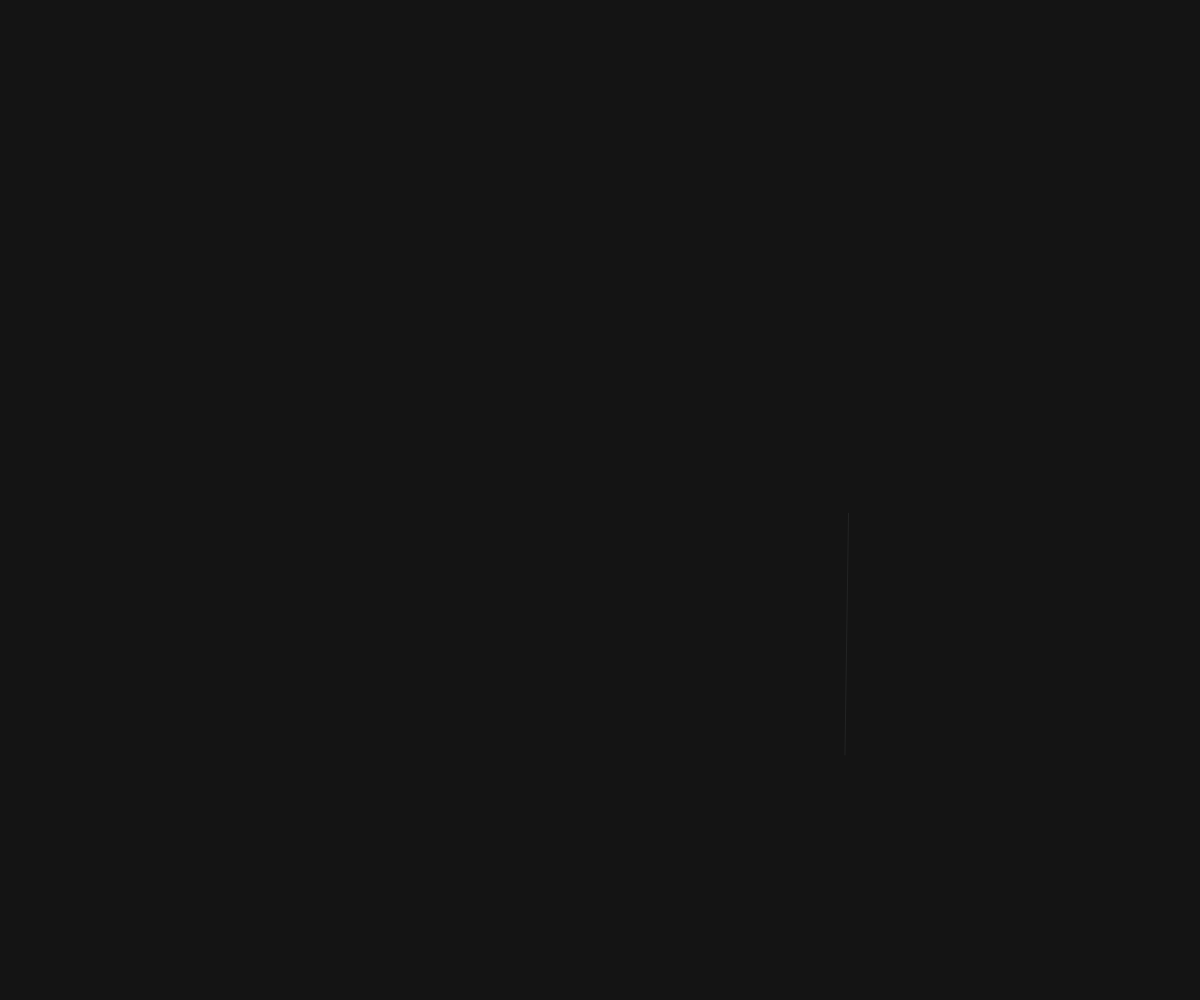
Frame 1 (no input)
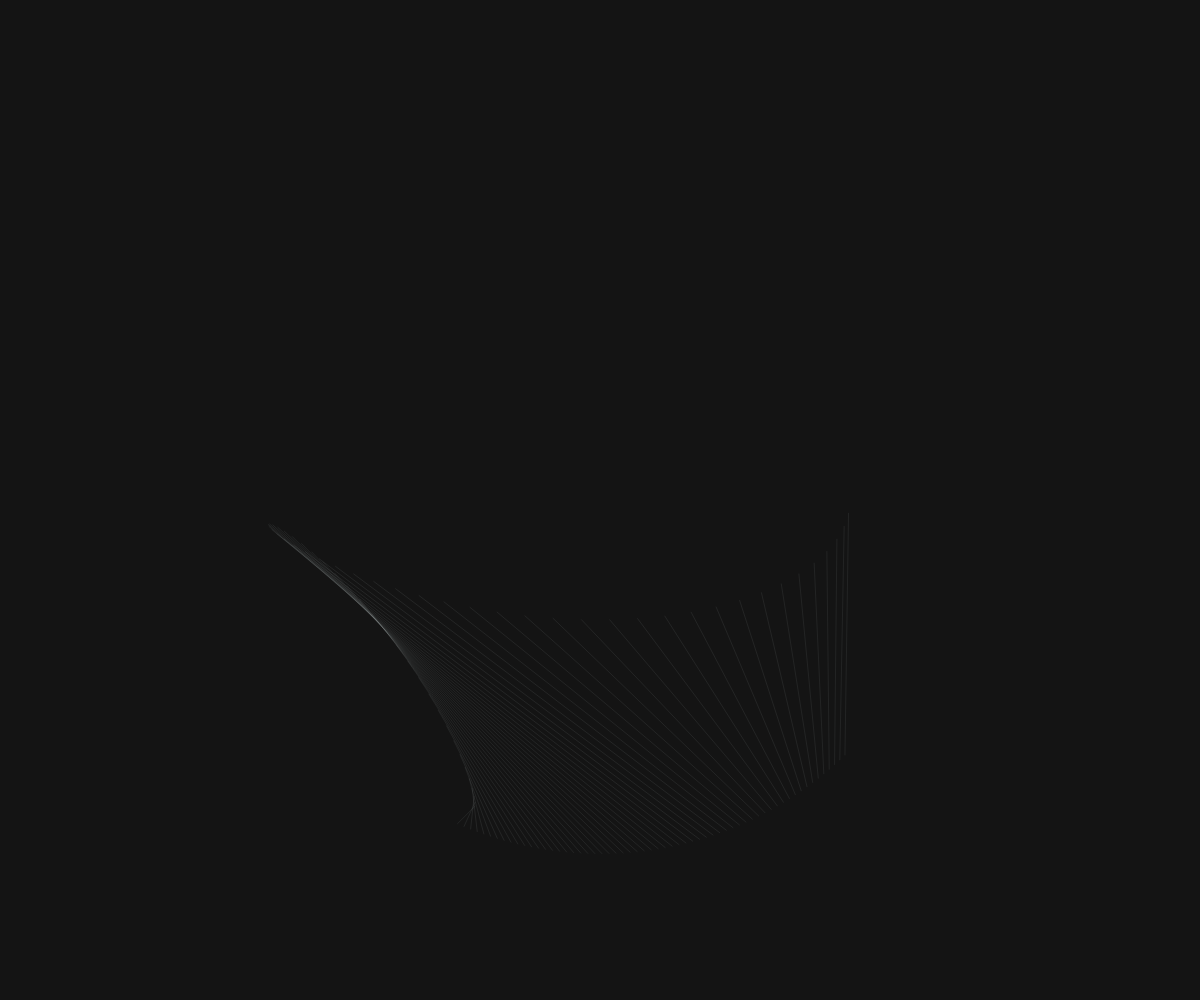
Frame 60 (no input)
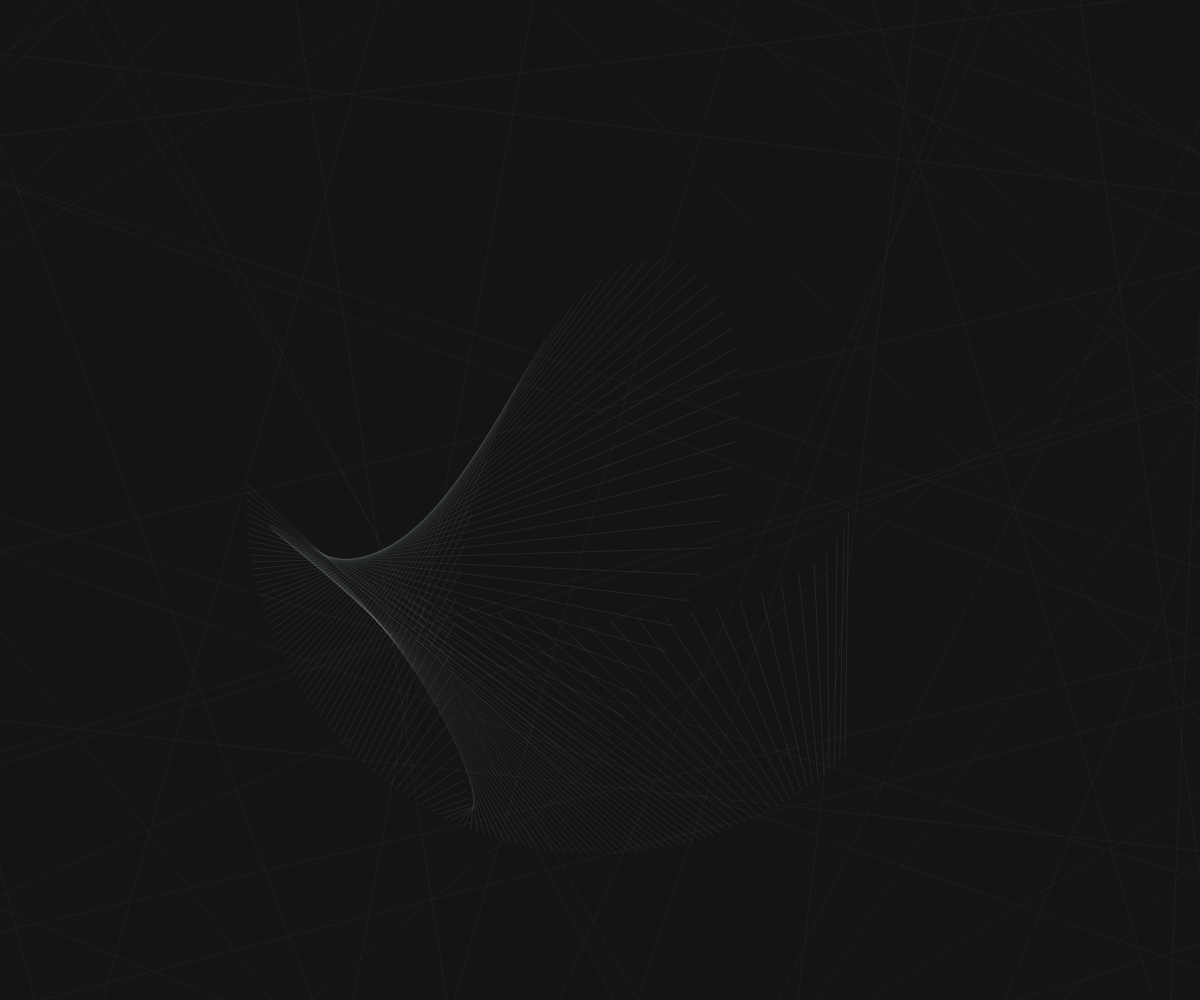
Frame 120 (the mouse pressed at the canvas centre since frame 60)

The p5.js sketch that drew these frames (run headless with seeded random() and noise() and a simulated clock; from frame 60 on, the mouse is pressed at the canvas centre):

// p5.js sketch
// ── sketch.js
function preload(){
  // put preload code here
}

//DISEGNO originale
//function setup() {
//createCanvas(windowWidth, windowHeight);
//angleMode(DEGREES);
//background(40);}

//function draw(){
//translate(width/2, height/2);
//stroke(0);
//strokeWeight(0.7);
//line(200,0,cos(frameCount*3)*200,sin(frameCount*3)*200);
//if (frameCount==120) {noLoop();}}

function setup() {
  createCanvas(windowWidth, windowHeight);
  background(20);
  angleMode(CENTER);
  frameRate(50);
}

function draw() {

  //central cirle
  push();
  strokeWeight(0.07);
  translate(width/2, height/2);
  stroke(lerpColor(color('#F0F8FF'), color('#40E0D0'), frameCount/1500));
  if (frameCount>=750) {
    stroke(lerpColor(color('#F0F8FF'),color('#40E0D0'), frameCount/1500));
    }
  var a=cos(frameCount/200*20)*250;
  var b=sin(frameCount/600*20)*250;
  rotate(frameCount/50);
  line(250,250,a,b);

  if(frameCount == 1500){
    noloop();
    }
  pop();

  //random lines
  push();
  var c=0
  if(mouseIsPressed){c=100;};
  stroke(255,c);
  strokeWeight(0.1);
  randomChord();
  randomChord();
  pop();

}

//random lines function
function randomChord() {

  let angle1 = random(frameCount*50);
  let x1=height/2 + windowWidth*cos(angle1);
  let y1=width/2 + windowHeight*sin(angle1);

  let angle2 = random(frameCount*50);
  let x2=width/2 + windowWidth*cos(angle2);
  let y2=height/2 + windowHeight*sin(angle2);

  line(x1,y1,x2,y2);

}

function windowResized() {
  resizeCanvas(windowWidth, windowHeight);
}
